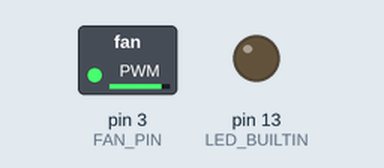
Simulated run of this sketch. Board: Arduino Uno, built with avr-gcc and run on an emulated ATmega328P. Parts: switched loads named in the sketch (green lamp = pin HIGH), output pins drawn as LEDs (lit = HIGH). What the sketch prints to the serial monitor is not drawn.

Above: at 0.1 s.
Timing chart, 0 to 1.6 s (numbered marks = the images above):
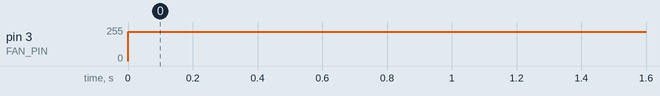

The sketch:

PowerSupplyFanControl.ino
```cpp
// (licence header left out)
#include <PWM.h>
#define FAN_PIN 3
int32_t frequency = 25000;

void setup() {
    Serial.begin(115200);
    pinMode(LED_BUILTIN, OUTPUT);

    /********* Setup PWM for Fan control **********/
    //initialize all timers except for 0, to save time keeping functions
    InitTimersSafe();

    //sets the frequency for the specified pin
    bool success = SetPinFrequencySafe(FAN_PIN, frequency);

    //if the pin frequency was set successfully, turn pin 13 on
    if(!success) {
        Serial.println("Error: Failed to set PWM");
        digitalWrite(LED_BUILTIN, HIGH);
    }
    else {
        Serial.println("Successfully initialized.");
        digitalWrite(LED_BUILTIN, LOW);
    }
}

void loop() {
    pwmWrite(FAN_PIN, 220);
}
```

Measured:
- by itself, pin 3 (FAN_PIN): 0/255 → 220/255 at 0.00 s
